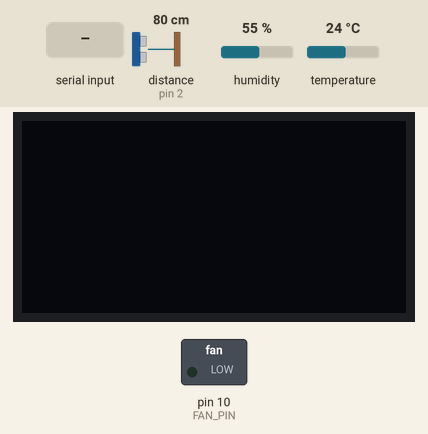
Recording of a sketch running on a simulated Arduino Uno, built with avr-gcc and run on an emulated ATmega328P. Parts: 128×64 one-colour display, switched loads named in the sketch (green lamp = pin HIGH). Wiring (inferred from the names in the program): ultrasonic range finder: trigger pin 3; echo pin 2. Inputs (shaded band) come from the test bench; at power-on: temperature 24 °C, distance to the obstacle (sensor on pin 2) 80 cm, humidity 55 %. The echo pulse lasts 58.3 µs per cm; pins used as bus, display or sensor lines are not drawn; what the sketch prints to the serial monitor is not drawn.

Above: at 1.2 s.
1.3 s: temperature set to 29 °C
At 7.5 s:
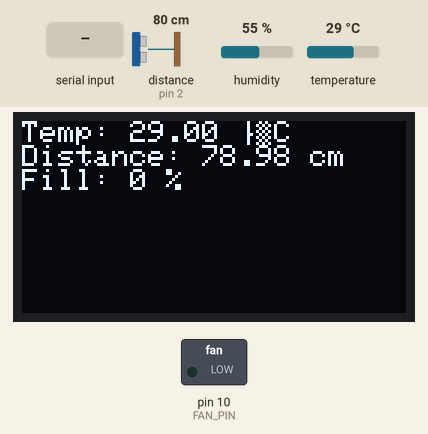
8.0 s: temperature set to 32 °C
At 12.7 s:
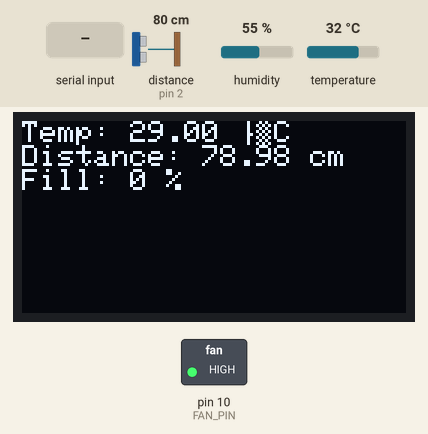
15.5 s: "30,150\n" received over Serial
At 21.4 s:
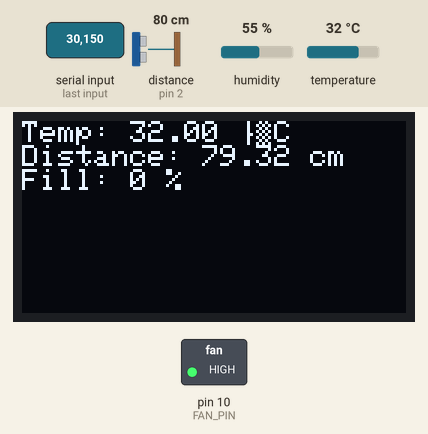
22.5 s: distance to the obstacle (sensor on pin 2) set to 2 cm
At 29.0 s:
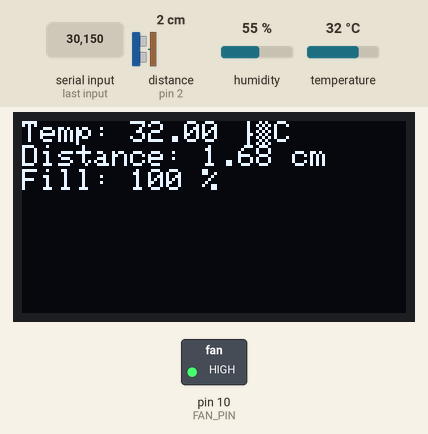
30.0 s: "f:\n" received over Serial
At 36.6 s:
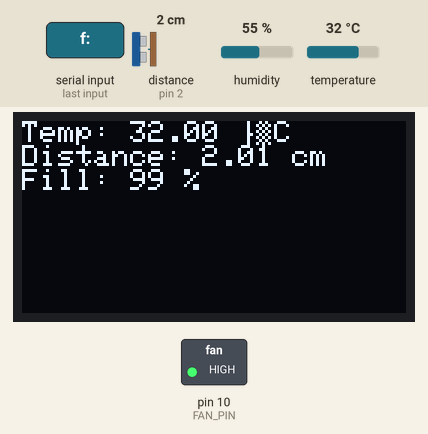
36.9 s: distance to the obstacle (sensor on pin 2) set to 4 cm
At 44.2 s:
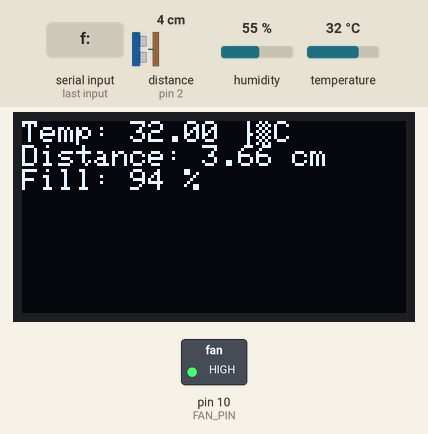
Timing chart, 0 to 45.5 s (numbered marks = the images above; inputs shaded):
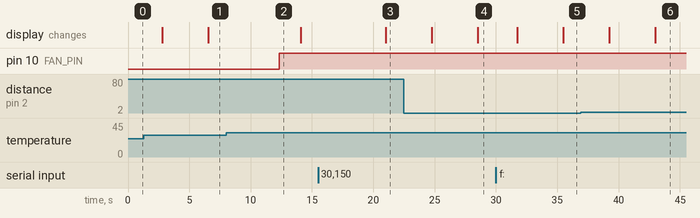

Measured:
- the behaviour switches between 30 and 31 °C on temperature (found by bisection; images 1 and 2)
- after the input at 1.3 s, the display: first differs from a run without the input after 5.3 s (image 1)
- after the input at 8.0 s, pin 10 (FAN_PIN): LOW → HIGH after 4.3 s
- after the input at 15.5 s, the display: changes after 5.5 s (image 3)

The sketch:

group_project_arduino__Arduino_2_.ino
```cpp
#include <DHT.h>
#include <SoftwareSerial.h>
#include <Wire.h>
#include <Adafruit_GFX.h>
#include <Adafruit_SSD1306.h>

//OLED display
#define OLED_WIDTH 128
#define OLED_HEIGHT 64
#define OLED_RESET -1
Adafruit_SSD1306 display(OLED_WIDTH, OLED_HEIGHT, &Wire, OLED_RESET);

//Temperature sensor
#define DHTPIN 8
#define DHTTYPE DHT11
DHT dht(DHTPIN, DHTTYPE);


const float MIN_DISTANCE = 2.0;    // Closest for 100%
const float MAX_DISTANCE = 30.0;   // Farthest for 0%

bool fanRunning = false;
float lastDistance = -1;

//ultrasocnic AND FAN
const int FAN_PIN = 10;
const int TRIG_PIN = 3;
const int ECHO_PIN = 2;


void setup() {
  pinMode(TRIG_PIN, OUTPUT);
  pinMode(ECHO_PIN, INPUT);
  pinMode(FAN_PIN, OUTPUT);

  Serial.begin(9600);
  dht.begin();

  if (!display.begin(SSD1306_SWITCHCAPVCC, 0x3C)) {
    Serial.println(F("OLED init failed"));
    while (true);
  }

  display.clearDisplay();
  display.setTextSize(1);
  display.setTextColor(SSD1306_WHITE);
}

void loop() {
  float temp = dht.readTemperature();
  float distance = getDistance();
  int fillPercent = mapDistanceToPercent(distance);

  display.clearDisplay();
  display.setCursor(0, 0);


    String input = Serial.readStringUntil('\n');
    Serial.print("input is: ----->>> ");
    Serial.println(input);
    if(input.startsWith("f:")){
      int running = input.substring(2).toInt();
      fanRunning = running == 1;
      Serial.print("Fan running? ");
      Serial.println(fanRunning);
    }


  if (!isnan(temp)) {
    display.print("Temp: ");
    display.print(temp);
    display.println(" °C");

    if (temp > 30.0 || fanRunning){
      digitalWrite(FAN_PIN, HIGH);
    } else {
      digitalWrite(FAN_PIN, LOW);
    }

    Serial.print("Temperature: ");
    Serial.print(temp);
    Serial.println(" °C");
    delay(1700);

  } else {
    display.println("Temp Read Fail");
    Serial.println("Failed to read from DHT11");

  }

  if (distance >= 0) {
    display.print("Distance: ");
    display.print(distance);
    display.println(" cm");

    display.print("Fill: ");
    display.print(fillPercent);
    display.println(" %");

    if (abs(distance - lastDistance) >= 1.0) {
      lastDistance = distance;
      Serial.print("Percen_capa: ");
      Serial.println(fillPercent);


    }
  } else {
    display.println("No Distance Read");
  }

  display.display();
  delay(1000);


}

float getDistance() {
  digitalWrite(TRIG_PIN, LOW);
  delayMicroseconds(2);
  digitalWrite(TRIG_PIN, HIGH);
  delayMicroseconds(10);
  digitalWrite(TRIG_PIN, LOW);

  long duration = pulseIn(ECHO_PIN, HIGH, 30000);
  if (duration == 0) return -1;

  return duration * 0.034 / 2.0;
}

//Change distance into percentage
int mapDistanceToPercent(float distance) {
  if (distance < 0) return 0;
  if (distance <= MIN_DISTANCE) return 100;
  if (distance >= MAX_DISTANCE) return 0;

  float ratio = (distance - MIN_DISTANCE) / (MAX_DISTANCE - MIN_DISTANCE);
  return 100 - (ratio * 100);
}
```
